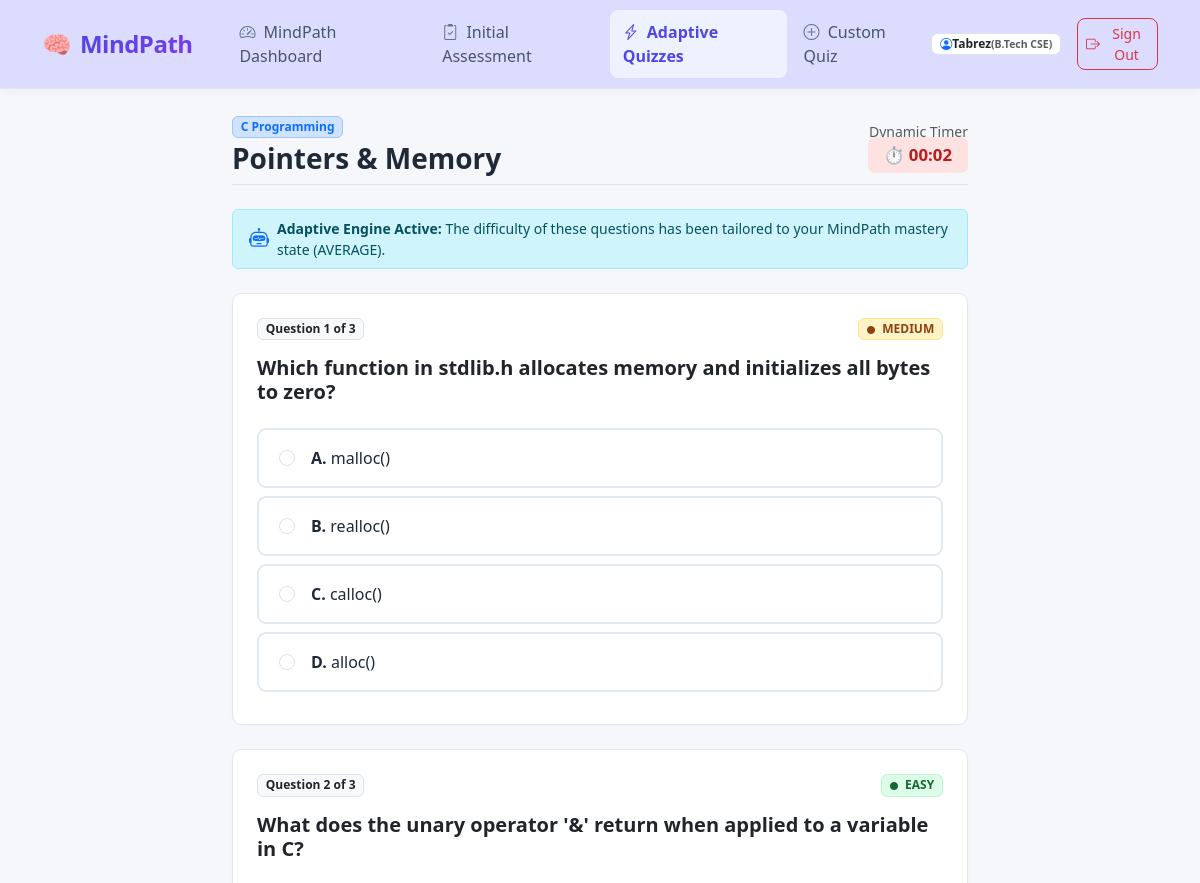
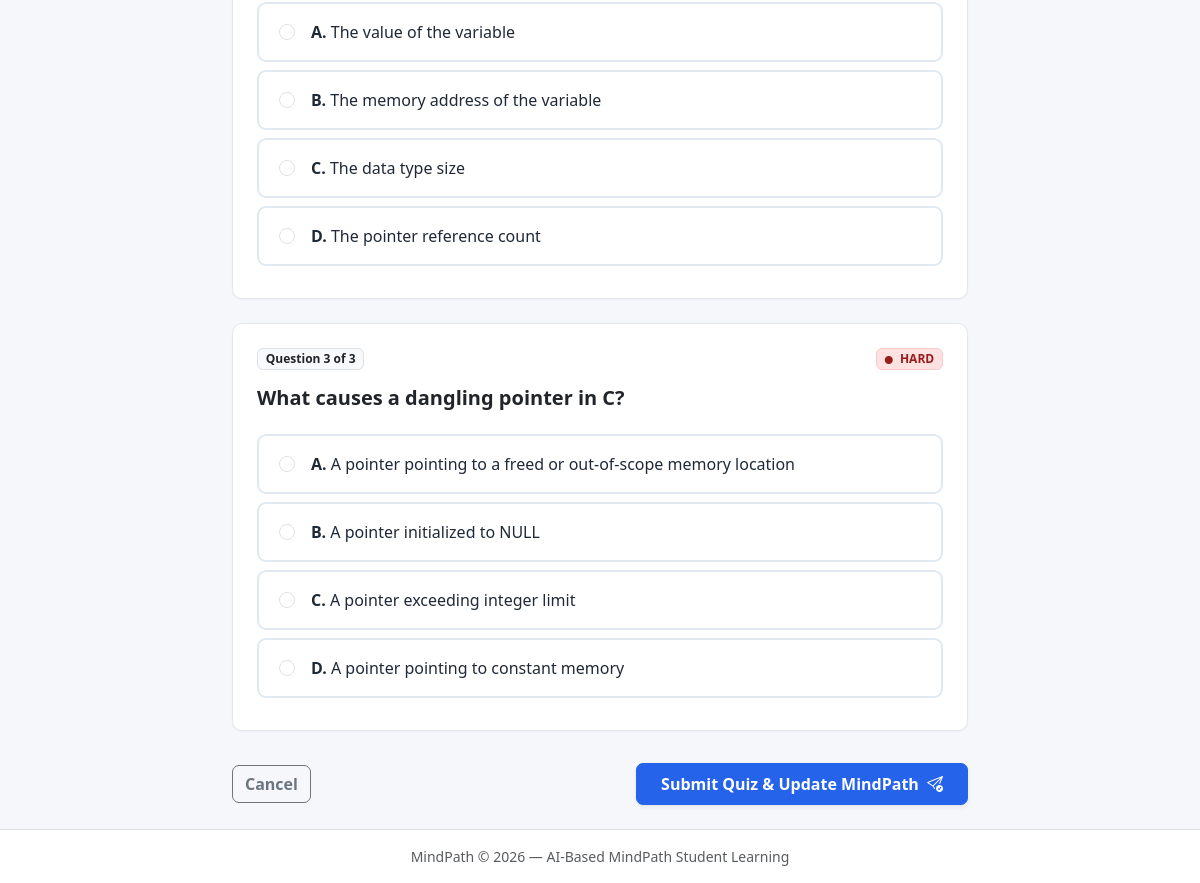
The app's page /quiz/1 (signed in) with its own data (2 pictures, top to bottom).
### tables this page shows
CREATE TABLE users (
        id INTEGER PRIMARY KEY AUTOINCREMENT,
        name TEXT NOT NULL,
        email TEXT UNIQUE NOT NULL,
        created_at TIMESTAMP DEFAULT CURRENT_TIMESTAMP
    , password_hash TEXT DEFAULT '', course TEXT DEFAULT '', academic_year TEXT DEFAULT '', learning_goal TEXT DEFAULT '', role TEXT DEFAULT 'student');

CREATE TABLE topics (
        id INTEGER PRIMARY KEY AUTOINCREMENT,
        subject TEXT NOT NULL,
        name TEXT NOT NULL,
        description TEXT
    );

CREATE TABLE student_twin_profile (
        id INTEGER PRIMARY KEY AUTOINCREMENT,
        user_id INTEGER NOT NULL,
        topic_id INTEGER NOT NULL,
        total_attempted INTEGER DEFAULT 0,
        total_correct INTEGER DEFAULT 0,
        accuracy_rate REAL DEFAULT 0.0,
        avg_time_per_question REAL DEFAULT 0.0,
        mastery_status TEXT DEFAULT 'AVERAGE' CHECK(mastery_status IN ('WEAK', 'AVERAGE', 'STRONG')),
        last_updated TIMESTAMP DEFAULT CURRENT_TIMESTAMP,
        UNIQUE(user_id, topic_id),
        FOREIGN KEY (user_id) REFERENCES users (id),
        FOREIGN KEY (topic_id) REFERENCES topics (id)
    );

CREATE TABLE questions (
        id INTEGER PRIMARY KEY AUTOINCREMENT,
        topic_id INTEGER NOT NULL,
        question_text TEXT NOT NULL,
        option_a TEXT NOT NULL,
        option_b TEXT NOT NULL,
        option_c TEXT NOT NULL,
        option_d TEXT NOT NULL,
        correct_option TEXT NOT NULL,
        difficulty TEXT NOT NULL CHECK(difficulty IN ('easy', 'medium', 'hard')),
        explanation TEXT,
        FOREIGN KEY (topic_id) REFERENCES topics (id)
    );

### app.py (the view)
@app.route('/quiz/<int:topic_id>')
@login_required
def take_quiz(topic_id):
    user = get_current_user()
    quiz_token = secrets.token_hex(16)
    session[f'quiz_token_{topic_id}'] = quiz_token
    conn = get_connection()
    try:
        cursor = conn.cursor()
        cursor.execute("SELECT id, subject, name FROM topics WHERE id = ?", (topic_id,))
        topic = cursor.fetchone()
        cursor.execute("SELECT mastery_status FROM student_twin_profile WHERE user_id = ? AND topic_id = ?", (user['id'], topic_id))
        profile = cursor.fetchone()
    finally:
        conn.close()
    if not topic:
        flash("Requested topic not found.", "danger")
        return redirect(url_for('select_quiz'))
    diff_req = request.args.get('difficulty', 'adaptive').strip().lower()
    if diff_req not in ('easy', 'medium', 'hard', 'adaptive'):
        diff_req = 'adaptive'
    count_req = request.args.get('count', '3').strip()
    try:
        count_val = int(count_req)
        if count_val not in (3, 5, 10):
            count_val = 3
    except ValueError:
        count_val = 3
    mastery = profile['mastery_status'] if profile else 'UNASSESSED'
    questions = get_adaptive_quiz_questions(topic_id, user['id'], num_questions=count_val, difficulty=diff_req)
    if not questions:
        flash(f"No questions are currently available for topic '{topic['name']}'. Create custom questions below.", "warning")
        return redirect(url_for('custom_quiz', subject=topic['subject'], topic=topic['name']))
    return render_template(
        'quiz.html',
        current_user=user,
        topic=dict(topic),
        mastery=mastery,
        difficulty_mode=diff_req,
        questions=questions,
        quiz_token=quiz_token
    )

### templates/quiz.html (shortened to what this page needs)
{% extends "base.html" %}
{% block content %}
<div class="row justify-content-center">
    <div class="col-12 col-lg-8">
        <div class="d-flex justify-content-between align-items-center mb-4 pb-2 border-bottom">
            <div>
                <span class="badge bg-primary-subtle text-primary border border-primary-subtle mb-1">{{ topic.subject }}</span>
                <h3 class="fw-bold mb-0">{{ topic.name }}</h3>
            </div>
            <div class="d-flex align-items-center gap-3">
                <div class="text-end d-none d-sm-block">
                    <span class="small text-muted d-block">Dynamic Timer</span>
                    <span class="timer-pill" id="timer-display">⏱️ 00:00</span>
                </div>
            </div>
        </div>
        <div class="alert alert-info py-2 px-3 small d-flex align-items-center gap-2 mb-4">
            <i class="bi bi-robot fs-5 text-primary"></i>
            <div>
                {% if difficulty_mode and difficulty_mode != 'adaptive' %}
                <strong>Targeted Difficulty ({{ difficulty_mode|upper }}):</strong> Questions selected for your requested challenge tier. Current MindPath mastery: {{ mastery }}.
                {% else %}
                <strong>Adaptive Engine Active:</strong> The difficulty of these questions has been tailored to your MindPath mastery state ({{ mastery }}).
                {% endif %}
            </div>
        </div>
        <form method="POST" action="{{ url_for('submit_quiz', topic_id=topic.id) }}" id="quiz-form">
            {% for q in questions %}
            <div class="twin-card p-4 mb-4">
                <div class="d-flex justify-content-between align-items-center mb-3">
                    <span class="badge bg-light text-dark border fw-bold">Question {{ loop.index }} of {{ questions|length }}</span>
                    {% if q.difficulty == 'easy' %}
                    <span class="badge badge-strong"><i class="bi bi-circle-fill me-1" style="font-size: 0.5rem;"></i> EASY</span>
                    {% elif q.difficulty == 'medium' %}
                    <span class="badge badge-average"><i class="bi bi-circle-fill me-1" style="font-size: 0.5rem;"></i> MEDIUM</span>
                    {% else %}
                    <span class="badge badge-weak"><i class="bi bi-circle-fill me-1" style="font-size: 0.5rem;"></i> HARD</span>
                    {% endif %}
                </div>
                <h5 class="fw-semibold mb-4 text-dark">{{ q.question_text }}</h5>
                <div class="d-flex flex-column gap-2 mb-2">
                    <label class="quiz-option-card d-flex align-items-center gap-3">
                        <input type="radio" class="form-check-input my-0" name="question_{{ q.id }}" value="A" required>
                        <span class="quiz-option-label"><strong>A.</strong> {{ q.option_a }}</span>
                    </label>
                    <label class="quiz-option-card d-flex align-items-center gap-3">
                        <input type="radio" class="form-check-input my-0" name="question_{{ q.id }}" value="B">
                        <span class="quiz-option-label"><strong>B.</strong> {{ q.option_b }}</span>
                    </label>
                    <label class="quiz-option-card d-flex align-items-center gap-3">
                        <input type="radio" class="form-check-input my-0" name="question_{{ q.id }}" value="C">
                        <span class="quiz-option-label"><strong>C.</strong> {{ q.option_c }}</span>
                    </label>
                    <label class="quiz-option-card d-flex align-items-center gap-3">
                        <input type="radio" class="form-check-input my-0" name="question_{{ q.id }}" value="D">
                        <span class="quiz-option-label"><strong>D.</strong> {{ q.option_d }}</span>
                    </label>
                </div>
            </div>
            {% endfor %}
            <div class="d-flex justify-content-between align-items-center mt-4 pt-2">
                <a href="{{ url_for('select_quiz') }}" class="btn btn-outline-secondary">Cancel</a>
                <button type="submit" class="btn btn-primary px-4 py-2 fw-semibold shadow-sm">
                    Submit Quiz & Update MindPath <i class="bi bi-send-check ms-1"></i>
                </button>
            </div>
        </form>
    </div>
</div>
{% endblock %}

### templates/base.html (shortened to what this page needs)
<!DOCTYPE html>
<html lang="en">
<head>
    <link href="https://cdn.jsdelivr.net/npm/bootstrap@5.3.3/dist/css/bootstrap.min.css" rel="stylesheet">
    <link rel="stylesheet" href="https://cdn.jsdelivr.net/npm/bootstrap-icons@1.11.3/font/bootstrap-icons.min.css">
    <link rel="stylesheet" href="{{ url_for('static', filename='css/style.css') }}">
</head>
<body>
    <nav class="navbar navbar-expand-lg navbar-light bg-white border-bottom sticky-top">
        <div class="container">
            <a class="navbar-brand d-flex align-items-center gap-2" href="{{ url_for('dashboard') if current_user else url_for('login') }}">
                <span class="fs-4">🧠</span>
                <span class="brand-logo fs-4">MindPath</span>
            </a>
            <div class="collapse navbar-collapse" id="navContent">
                <ul class="navbar-nav me-auto mb-2 mb-lg-0 ms-lg-3">
                    {% if current_user %}
                    <li class="nav-item">
                        <a class="nav-link {% if request.endpoint == 'dashboard' %}active fw-semibold text-primary{% endif %}" href="{{ url_for('dashboard') }}">
                            <i class="bi bi-speedometer2 me-1"></i> MindPath Dashboard
                        </a>
                    </li>
                    <li class="nav-item">
                        <a class="nav-link {% if request.endpoint == 'initial_assessment' %}active fw-semibold text-primary{% endif %}" href="{{ url_for('assessment') }}">
                            <i class="bi bi-clipboard2-check me-1"></i> Initial Assessment
                        </a>
                    </li>
                    <li class="nav-item">
                        <a class="nav-link {% if request.endpoint in ['select_quiz', 'take_quiz'] %}active fw-semibold text-primary{% endif %}" href="{{ url_for('select_quiz') }}">
                            <i class="bi bi-lightning-charge me-1"></i> Adaptive Quizzes
                        </a>
                    </li>
                    <li class="nav-item">
                        <a class="nav-link {% if request.endpoint == 'custom_quiz' %}active fw-semibold text-primary{% endif %}" href="{{ url_for('custom_quiz') }}">
                            <i class="bi bi-plus-circle me-1"></i> Custom Quiz
                        </a>
                    </li>
                    {% endif %}
                </ul>
                <div class="d-flex align-items-center gap-2">
                    {% if current_user %}
                    <div class="d-flex align-items-center gap-2 me-2">
                        <span class="badge bg-light text-dark border px-2.5 py-1.5 d-flex align-items-center gap-1.5">
                            <i class="bi bi-person-circle text-primary"></i>
                            <span class="fw-semibold">{{ current_user.name }}</span>
                            {% if current_user.course %}
                            <span class="text-muted small">({{ current_user.course }})</span>
                            {% endif %}
                        </span>
                    </div>
                    <form action="{{ url_for('logout') }}" method="POST" class="m-0">
                        <button type="submit" class="btn btn-outline-danger btn-sm d-flex align-items-center gap-1">
                            <i class="bi bi-box-arrow-right"></i> Sign Out
                        </button>
                    </form>
                    {% else %}
                    <a href="{{ url_for('login') }}" class="btn btn-outline-primary btn-sm px-3">Sign In</a>
                    <a href="{{ url_for('register') }}" class="btn btn-primary btn-sm px-3">Register</a>
                    {% endif %}
                </div>
            </div>
        </div>
    </nav>
    <main class="container my-4 flex-grow-1">
        {% if error_title %}
        <div class="text-center py-5">
            <h1 class="display-4 fw-bold text-danger">{{ error_title }}</h1>
            <p class="lead text-muted">{{ error_message }}</p>
            <a href="{{ url_for('dashboard') if current_user else url_for('login') }}" class="btn btn-primary mt-3">Return Home</a>
        </div>
        {% else %}
            {% block content %}{% endblock %}
        {% endif %}
    </main>
    <footer class="bg-white border-top py-3 mt-auto">
        <div class="container text-center text-muted small">
            <span>MindPath &copy; 2026 — AI-Based MindPath Student Learning</span>
        </div>
    </footer>
</body>
</html>

### records on screen
users: name "Tabrez", course "B.Tech CSE"
topics: subject "C Programming", name "Pointers & Memory"
student_twin_profile: mastery_status "AVERAGE"
questions: questions "3", difficulty "medium" (drawn), question_text "Which function in stdlib.h allocates memory and initializes all bytes to zero?", option_a "malloc()", option_b "realloc()", option_c "calloc()", option_d "alloc()"
questions: questions "3", difficulty "easy" (drawn), question_text "What does the unary operator '&' return when applied to a variable in C?", option_a "The value of the variable", option_b "The memory address of the variable", option_c "The data type size", option_d "The pointer reference count"
questions: questions "3", difficulty "hard" (drawn), question_text "What causes a dangling pointer in C?", option_a "A pointer pointing to a freed or out-of-scope memory location", option_b "A pointer initialized to NULL", option_c "A pointer exceeding integer limit", option_d "A pointer pointing to constant memory"
